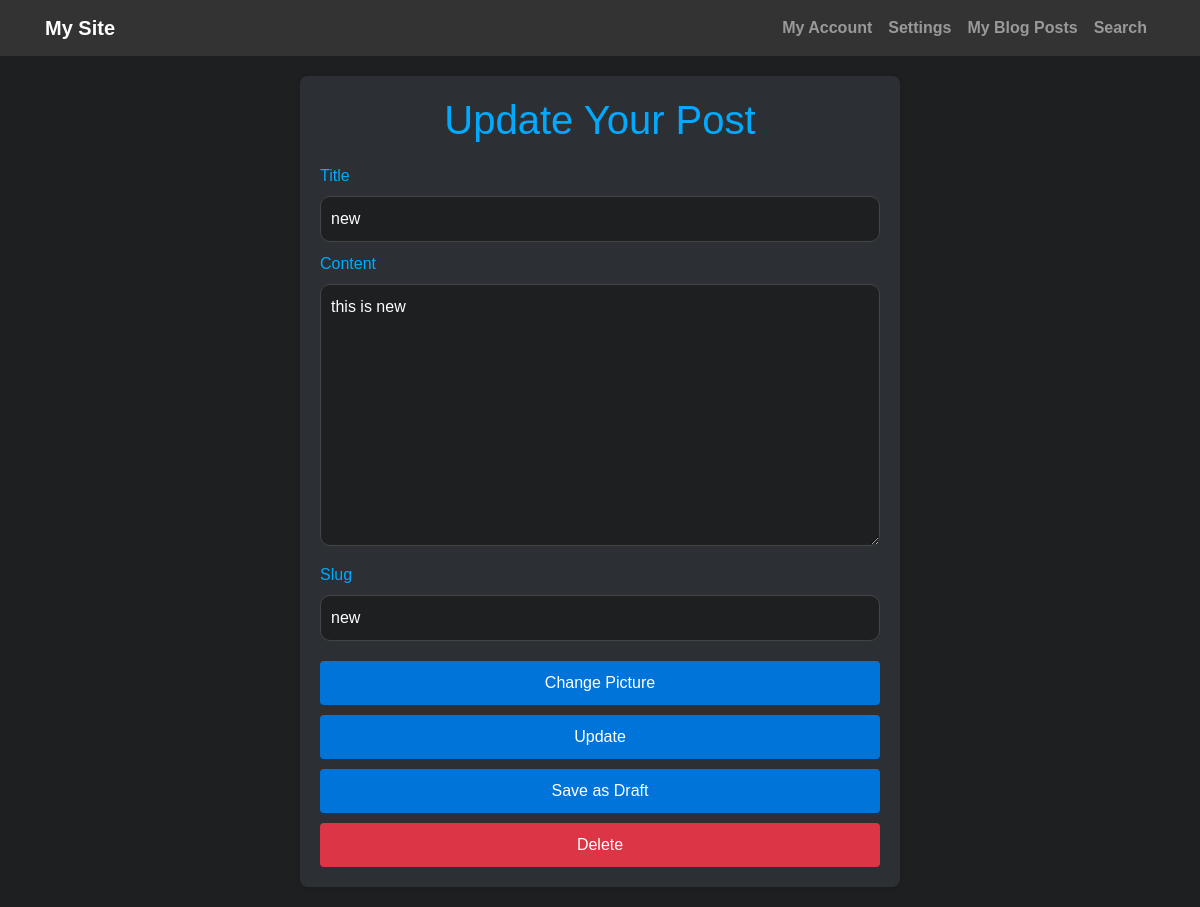
Screenshot of /update-new/ (signed in) with the database file from the repository.
### authentication/models.py (models this page shows)
class BlogPost(models.Model):
    user = models.ForeignKey(User, null=True, on_delete=models.CASCADE)
    title = models.CharField(max_length=100, null=False)
    content = models.TextField(max_length=10000, null=False)
    publish = models.BooleanField(null=False, default=False)
    pic = models.ImageField(upload_to='image/', null=True, blank=True)
    date = models.DateField(auto_now_add=False, null=True)
    time = models.TimeField(auto_now_add=False, null=True)
    slug = models.SlugField(unique=True, null=False)
    class Meta:
        ordering = ['-pk', 'date']

### Reg/views.py (the view, shortened to what this page needs)
# urls.py: path('update-<slug>/', UpdateBlogPost, name='update_blog_post'),
def UpdateBlogPost(request, slug):
    try:
        obj = BlogPost.objects.get(slug=slug)
    except BlogPost.DoesNotExist:
        return render(request, 'updatebp.html', {"message": "Post not found."})
    context = {"obj": obj}
    return render(request, "updatebp.html", context)

### Reg/templates/updatebp.html (shortened to what this page needs)
<!DOCTYPE html>
<html lang="en">
<head>
    <link rel="stylesheet" href="https://stackpath.bootstrapcdn.com/bootstrap/4.5.2/css/bootstrap.min.css">
</head>
<body>
    <nav class="navbar navbar-expand-lg navbar-dark">
        <div class="container">
            <a class="navbar-brand" href="#">My Site</a>
            <div class="collapse navbar-collapse" id="navbarNav">
                <ul class="navbar-nav ml-auto">
                    <li class="nav-item">
                        <a class="nav-link" href='/update'>My Account</a>
                    </li>
                    <li class="nav-item">
                        <a class="nav-link" href='/mysettings'>Settings</a>
                    </li>
                    <li class="nav-item">
                        <a class="nav-link" href='/myblogposts'>My Blog Posts</a>
                    </li>
                    <li class="nav-item">
                        <a class="nav-link" href='/search'>Search</a>
                    </li>
                </ul>
            </div>
        </div>
    </nav>
    <div class="signup-container">
        <h1>Update Your Post</h1>
        <form method="post" action="." enctype="multipart/form-data">
            {% if user.is_authenticated %}
                {% if obj %}
                    {% if obj.user == request.user %}
                        <label for="title">Title</label>
                        <input type="text" id="title" name="title" value="{{ obj.title }}" placeholder="Title">
                        <label for="content">Content</label>
                        <textarea id="content" name="content" rows="10" placeholder="Content">{{ obj.content }}</textarea>
                        <label for="slug">Slug</label>
                        <input type="text" id="slug" name="slug" value="{{ obj.slug }}" placeholder="Slug">
                        <button type="button" id="change-pic-btn">Change Picture</button>
                        <button name="update" type="submit">Update</button>
                        <button name="save_draft" type="submit">Save as Draft</button>
                        <button name="delete" class="delete" type="submit">Delete</button>
                    {% else %}
                        <p>You can't edit this post</p>
                        <a href="/myblogposts" class="button">Go to Your Blog Posts</a>
                    {% endif %}
                {% endif %}
            {% else %}
                <p>You need to log in to edit posts.</p>
            {% endif %}
        </form>
    </div>
</body>
</html>

### Reg/templates/updatebp.html (style rules this page uses)
body { font-family: Arial, sans-serif; background-color: #1d1f21; color: #fff; margin: 0; padding: 0; }
.navbar { background-color: #333; }
.navbar a { color: #fff; font-weight: bold; transition: color 0.3s; }
.signup-container { max-width: 600px; padding: 20px; background-color: #2c2f33; border-radius: 8px; box-shadow: 0 2px 6px rgba(0, 0, 0, 0.1); margin: 20px auto; }
h1 { text-align: center; color: #00aaff; margin-bottom: 20px; }
label { color: #00aaff; }
input[type="text"], textarea { width: 100%; padding: 10px; margin-bottom: 10px; border: 1px solid #444; border-radius: 10px; background-color: #1d1f21; color: #fff; }
button { padding: 10px 20px; background-color: #0074d9; color: #ffffff; border: none; border-radius: 4px; cursor: pointer; width: 100%; transition: background-color 0.3s ease; margin-top: 10px; }
button.delete { background-color: #dc3545; }

### rows the page displays
BlogPost: title "new", content "this is new", slug "new"
